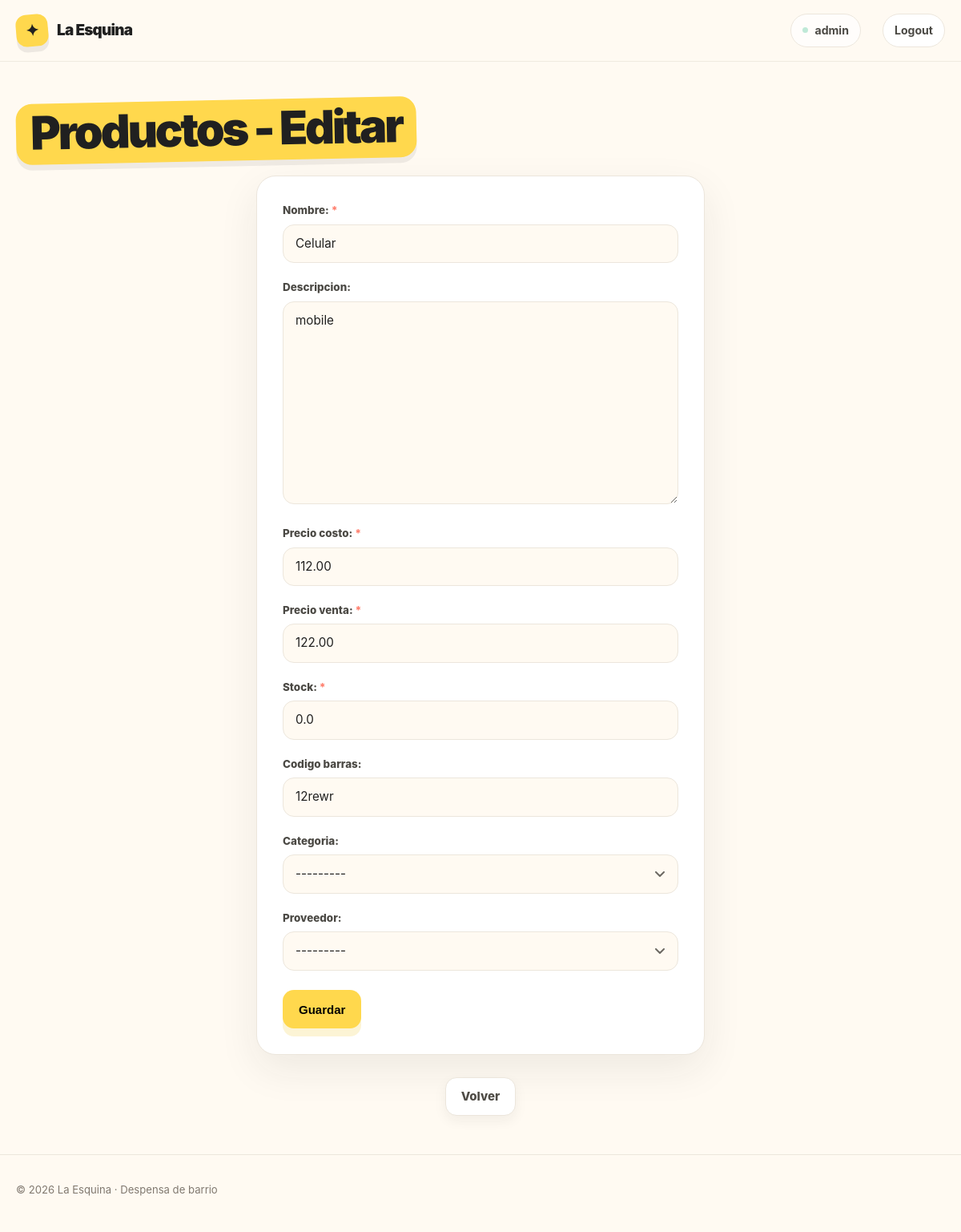
Before: /ventas/producto/update/6 (signed in) with the older database file.
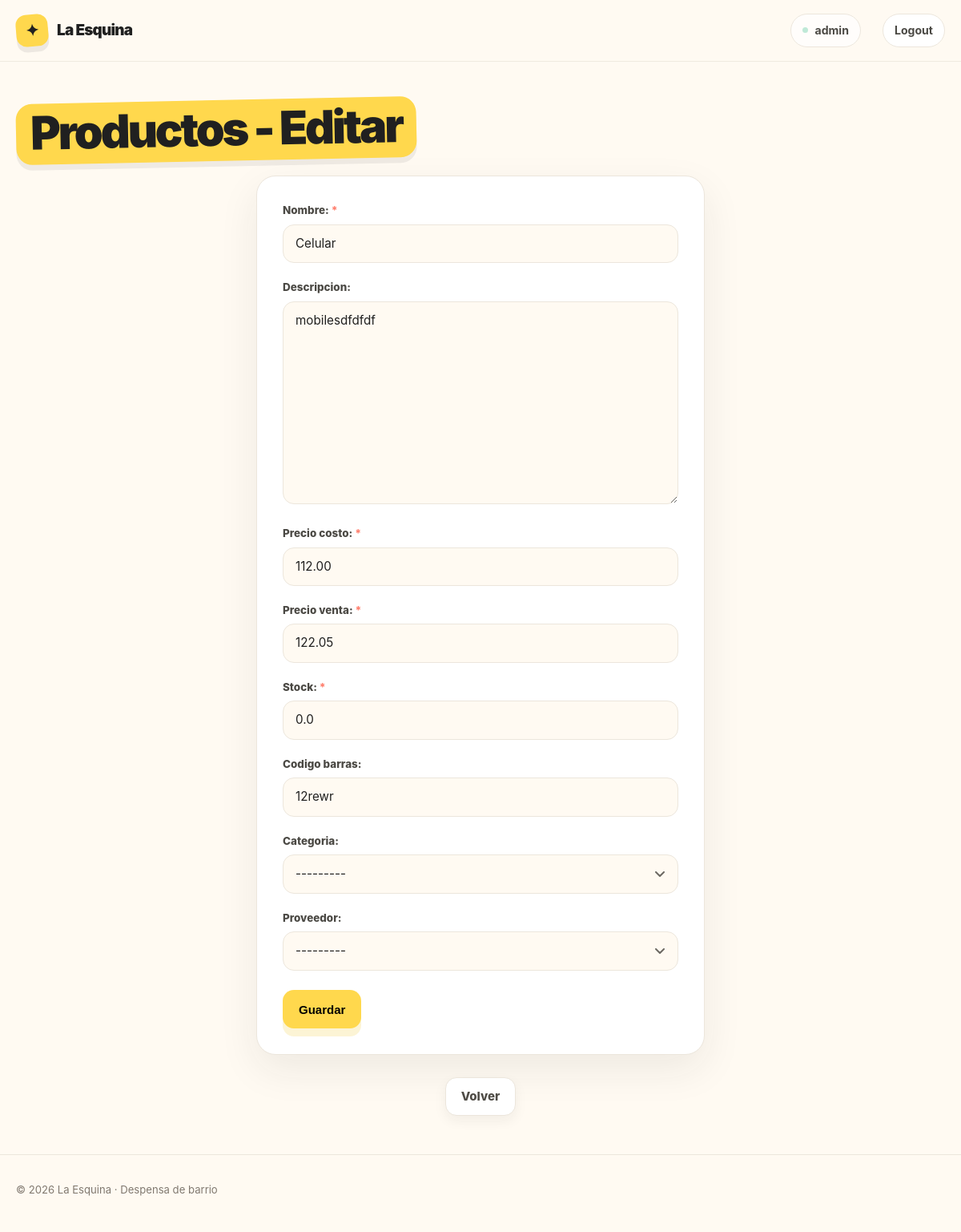
After: the same page with the newer database file.
### ventas/models/producto.py (models this page shows, shortened)
class Producto(models.Model):
    nombre = models.CharField(unique=True, validators=[ValidarTextoEspañol(min_longitud=3)])
    descripcion = models.TextField(blank=True, validators=[ValidarTextoEspañol(min_longitud=10)])
    precio_costo = models.DecimalField(max_digits=10, decimal_places=2)
    precio_venta = models.DecimalField(max_digits=10, decimal_places=2)
    stock = models.FloatField(default=0)
    codigo_barras = models.CharField(max_length=50, null=True, blank=True, unique=True)
    categoria = models.ForeignKey(
        Categoria, on_delete=models.SET_NULL, null=True, blank=True, related_name="productos"
    )
    proveedor = models.ForeignKey(
        Proveedor, on_delete=models.SET_NULL, null=True, blank=True, related_name="productos"
    )
    class Meta:
        verbose_name = "Producto"
        verbose_name_plural = "Productos"
        constraints = (
            models.CheckConstraint(
                condition=Q(stock__gte=0),
                name="producto_stock_no_negativo",
            ),
            models.CheckConstraint(
                condition=Q(precio_costo__gte=0),
                name="producto_precio_costo_no_negativo",
            ),
            models.CheckConstraint(
                condition=Q(precio_venta__gte=0),
                name="producto_precio_venta_no_negativo",
            ),
            models.CheckConstraint(
                condition=Q(precio_venta__gte=F("precio_costo")),
                name="producto_precio_mayor_o_igual_costo",
            ),
        )

### ventas/models/categoria.py (models this page shows)
class Categoria(models.Model):
    nombre = models.CharField(unique=True)
    descripcion = models.TextField(blank=True)
    def __str__(self) -> str:
        return self.nombre
    class Meta:
        verbose_name = "Categoría de Producto"
        verbose_name_plural = "Categorías de Productos"

### ventas/models/proveedor.py (models this page shows, shortened)
class Proveedor(models.Model):
    nombre = models.CharField(unique=True)
    telefono = models.CharField(blank=True)
    email = models.EmailField(blank=True)
    def __str__(self) -> str:
        return self.nombre
    class Meta:
        verbose_name = "Proveedor"
        verbose_name_plural = "Proveedores"

### ventas/views/producto.py (the view)
# urls.py: path("producto/update/<int:pk>", ProductoUpdate.as_view(), name="producto_update"),
class ProductoUpdate(SuccessMessageMixin, UpdateView):
    model = Producto
    form_class = ProductoForm
    success_url = reverse_lazy("ventas:producto_list")
    success_message = "El producto se ha editado exitosamente"

### ventas/forms.py
class ProductoForm(forms.ModelForm):
    class Meta:
        model = Producto
        fields = "__all__"

### ventas/templates/ventas/producto_form.html (shortened to what this page needs)
{% extends "core/base.html" %}
{% load static %}
{% block styles %}
    <link rel="stylesheet" href="{% static 'core/css/form.css' %}" />
{% endblock styles %}
{% block content %}
    <div class="container section">
        {% if form.instance.pk %}
            <h1 class="page-title">Productos - Editar</h1>
        {% else %}
            <h1 class="page-title">Productos - Crear</h1>
        {% endif %}
        <form method="post" class="form">
            {{ form.as_p }}
            <div class="form-actions">
                <button type="submit" class="button button-primary">Guardar</button>
            </div>
        </form>
        <div class="page-actions">
            <a class="button button-secondary"
               href="{% url 'ventas:producto_list' %}">Volver</a>
        </div>
    </div>
{% endblock content %}

Changed rows visible on the page:
changed Producto "12rewr": descripcion "mobile" → "mobilesdfdfdf"; precio_venta "122.00" → "122.05"
